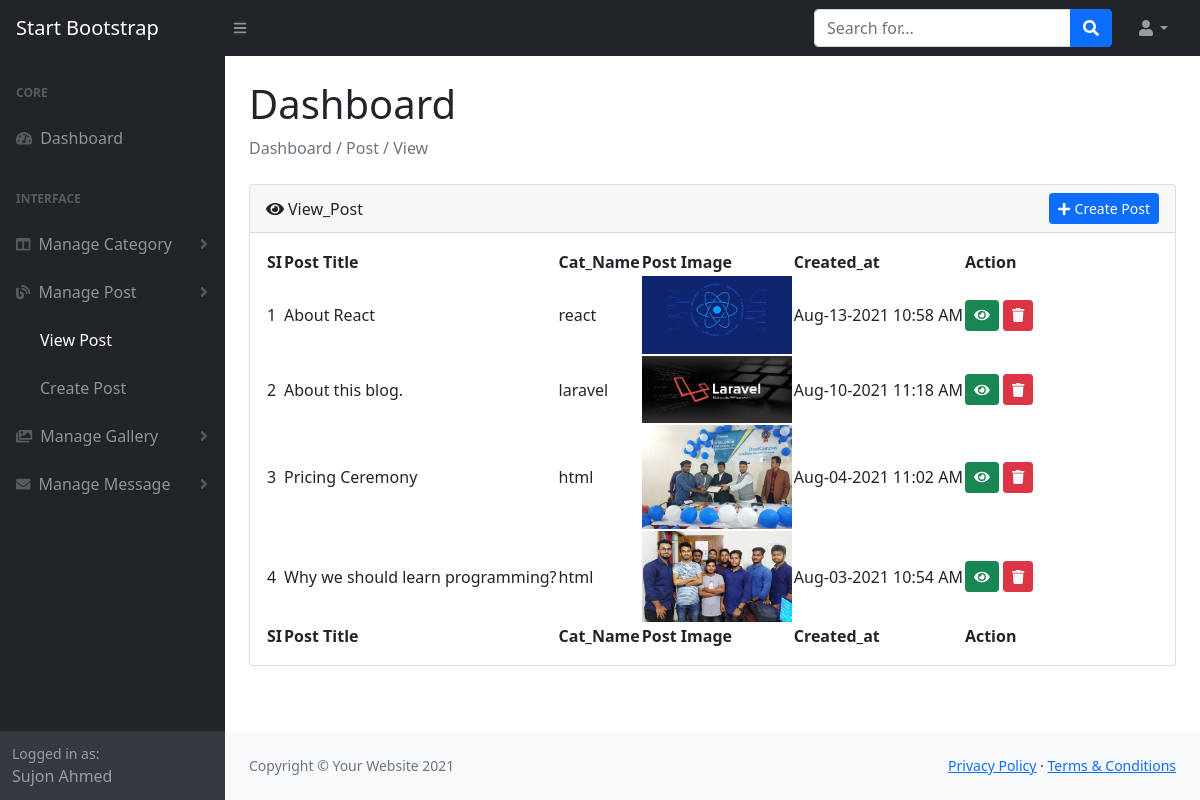
The app's page /blog/admin/view_post.php (signed in) with its own data.
### tables this page shows
CREATE TABLE `post` (
  `post_id` int(11) NOT NULL,
  `author_id` int(10) NOT NULL,
  `category_id` int(10) NOT NULL,
  `post_title` varchar(255) NOT NULL,
  `post_body` longtext NOT NULL,
  `post_thumbnail` varchar(80) NOT NULL,
  `post_created_at` datetime NOT NULL DEFAULT current_timestamp()
);

CREATE TABLE `category` (
  `cat_id` int(11) NOT NULL,
  `cat_name` varchar(30) NOT NULL,
  `cat_icon` varchar(60) NOT NULL,
  `cat_created_at` datetime NOT NULL DEFAULT current_timestamp()
);

### blog/admin/main.php (called while the page is built, shortened)
<?php
    class Main{
        protected $host = 'localhost';
        protected $user = 'root';
        protected $pass = '';
        protected $db = 'blog';
        protected $con;
        public function __construct()
        {
            $this->con = new mysqli($this->host, $this->user, $this->pass, $this->db);
        }
        public function get_post($id){
            $this->sql = "SELECT post.*,category.cat_name,user.user_name,user.user_photo FROM post
            JOIN category ON post.category_id = category.cat_id
            JOIN user ON post.author_id = user.user_id WHERE author_id = '$id' ORDER BY post_id DESC";
            $this->result = $this->con->query($this->sql);
            if($this->result == true){
                return $this->result;
            }else{
                return false;
            }
        }
    }
?>

### blog/admin/view_post.php (the view, shortened to what this page needs)
<?php
    $page = 'post';
    $sub_page = 'view_post';
    include 'header.php';
    $author_id = $_SESSION['id'];
    $post_data = $obj->get_post($author_id);
?>
    <div id="layoutSidenav_content">
        <main>
            <div class="container-fluid px-4">
                <h1 class="mt-4 active">Dashboard</h1>
                <ol class="breadcrumb mb-4">
                    <li class="breadcrumb-item active">Dashboard / Post / View</li>
                </ol>
                <div class="card mb-4">
                    <div class="card-header d-flex justify-content-between align-items-center">
                        <div><i class="fas fa-eye me-1"></i>View_Post</div>
                        <div><a href="add_post.php" class="btn btn-primary btn-sm"><i class="fas fa-plus me-1"></i>Create Post</a></div>
                    </div>
                    <div class="card-body">
                        <table id="datatablesSimple">
                            <thead>
                                <tr>
                                    <th>SI</th>
                                    <th>Post Title</th>
                                    <th>Cat_Name</th>
                                    <th>Post Image</th>
                                    <th>Created_at</th>
                                    <th>Action</th>
                                </tr>
                            </thead>
                            <tfoot>
                                <tr>
                                    <th>SI</th>
                                    <th>Post Title</th>
                                    <th>Cat_Name</th>
                                    <th>Post Image</th>
                                    <th>Created_at</th>
                                    <th>Action</th>
                                </tr>
                            </tfoot>
                            <tbody>
                                <?php
                                    if($post_data->num_rows > 0){
                                        $si = 1;
                                        while($post = $post_data->fetch_object()){
                                            ?>
                                                <tr>
                                                    <td><?php echo $si; ?></td>
                                                    <td><?php echo $post->post_title; ?></td>
                                                    <td><?php echo $post->cat_name; ?></td>
                                                    <td>
                                                        <a href="<?php echo 'uploads/post/'.$post->post_thumbnail; ?>" target="_blank">
                                                        <img class="img-fluid" src="<?php echo 'uploads/posts/'.$post->post_thumbnail; ?>" width="150" height="150" alt="">
                                                        </a>
                                                    </td>
                                                    <td><?php echo date('M-d-Y h:i A',strtotime($post->post_created_at)); ?></td>
                                                    <td>
                                                        <a href="post_details.php?id=<?php echo $post->post_id; ?>" title="Post Details" class="btn btn-success btn-sm"><i class="fas fa-eye text-light"></i></a>
                                                        <a href="post_delete.php?id=<?php echo $post->post_id; ?>" title="Post Delete" onclick="javascript:return confirm('Delete This Post?')" class="btn btn-danger btn-sm"><i class="fas fa-trash text-light"></i></a>
                                                    </td>
                                                </tr>
                                            <?php
                                            $si++;
                                        }
                                    }
                                ?>
                            </tbody>
                        </table>
                    </div>
                </div>
            </div>
        </main>
        <footer class="py-4 bg-light mt-auto">
            <div class="container-fluid px-4">
                <div class="d-flex align-items-center justify-content-between small">
                    <div class="text-muted">Copyright &copy; Your Website 2021</div>
                    <div>
                        <a href="#">Privacy Policy</a>
                        &middot;
                        <a href="#">Terms &amp; Conditions</a>
                    </div>
                </div>
            </div>
        </footer>
    </div>
<?php
    include 'footer.php';
?>

### blog/admin/header.php (shortened to what this page needs)
<?php
    include "main.php";
    $obj = new Main();
?>
<!DOCTYPE html>
<html lang="en">
    <head>
        <link href="https://cdn.jsdelivr.net/npm/simple-datatables@latest/dist/style.css" rel="stylesheet" />
        <link href="css/styles.css" rel="stylesheet" />
        <link rel="stylesheet" href="css/toastr.css">
        <link rel="stylesheet" href="../admin/summernote/summernote-bs4.min.css">
    </head>
    <body class="sb-nav-fixed">
        <nav class="sb-topnav navbar navbar-expand navbar-dark bg-dark">
            <a class="navbar-brand ps-3" href="index.php">Start Bootstrap</a>
            <button class="btn btn-link btn-sm order-1 order-lg-0 me-4 me-lg-0" id="sidebarToggle" href="#!"><i class="fas fa-bars"></i></button>
            <form class="d-none d-md-inline-block form-inline ms-auto me-0 me-md-3 my-2 my-md-0">
                <div class="input-group">
                    <input class="form-control" type="text" placeholder="Search for..." aria-label="Search for..." aria-describedby="btnNavbarSearch" />
                    <button class="btn btn-primary" id="btnNavbarSearch" type="button"><i class="fas fa-search"></i></button>
                </div>
            </form>
            <ul class="navbar-nav ms-auto ms-md-0 me-3 me-lg-4">
                <li class="nav-item dropdown">
                    <a class="nav-link dropdown-toggle" id="navbarDropdown" href="#" role="button" data-bs-toggle="dropdown" aria-expanded="false"><i class="fas fa-user fa-fw"></i></a>
                </li>
            </ul>
        </nav>
        <div id="layoutSidenav">
            <div id="layoutSidenav_nav">
                <nav class="sb-sidenav accordion sb-sidenav-dark" id="sidenavAccordion">
                    <div class="sb-sidenav-menu">
                        <div class="nav">
                            <div class="sb-sidenav-menu-heading">Core</div>
                            <a class="nav-link <?php if($page == 'dashboard'){echo 'active';} ?>" href="index.php">
                                <div class="sb-nav-link-icon"><i class="fas fa-tachometer-alt" ></i></div>
                                Dashboard
                            </a>
                            <div class="sb-sidenav-menu-heading">Interface</div>
                            <a class="nav-link collapsed" href="#" data-bs-toggle="collapse" data-bs-target="#collapseLayouts" aria-expanded="false" aria-controls="collapseLayouts">
                                <div class="sb-nav-link-icon"><i class="fas fa-columns"></i></div>
                                Manage Category
                                <div class="sb-sidenav-collapse-arrow"><i class="fas fa-angle-down"></i></div>
                            </a>
                            <a class="nav-link collapsed" href="#" data-bs-toggle="collapse" data-bs-target="#collapseLayouts2" aria-expanded="false" aria-controls="collapseLayouts2">
                                <div class="sb-nav-link-icon"><i class="fas fa-blog"></i></div>
                                Manage Post
                                <div class="sb-sidenav-collapse-arrow"><i class="fas fa-angle-down"></i></div>
                            </a>
                            <div class="collapse <?php if($page == 'post'){echo 'show';} ?>" id="collapseLayouts2" aria-labelledby="headingOne" data-bs-parent="#sidenavAccordion">
                                <nav class="sb-sidenav-menu-nested nav">
                                    <a class="nav-link <?php if($sub_page == 'view_post'){echo 'active';} ?>" href="view_post.php">View Post</a>
                                    <a class="nav-link <?php if($sub_page == 'add_post'){echo 'active';} ?>" href="add_post.php">Create Post</a>
                                </nav>
                            </div>
                             <a class="nav-link collapsed" href="#" data-bs-toggle="collapse" data-bs-target="#collapseLayouts3" aria-expanded="false" aria-controls="collapseLayouts3">
                                <div class="sb-nav-link-icon"><i class="fas fa-images"></i></div>
                                Manage Gallery
                                <div class="sb-sidenav-collapse-arrow"><i class="fas fa-angle-down"></i></div>
                            </a>
                             <a class="nav-link collapsed" href="#" data-bs-toggle="collapse" data-bs-target="#collapseLayouts4" aria-expanded="false" aria-controls="collapseLayouts4">
                                <div class="sb-nav-link-icon"><i class="fas fa-envelope"></i></div>
                                Manage Message
                                <div class="sb-sidenav-collapse-arrow"><i class="fas fa-angle-down"></i></div>
                            </a>
                        </div>
                    </div>
                    <div class="sb-sidenav-footer">
                        <div class="small">Logged in as:</div>
                        <?php echo $_SESSION['name']; ?>
                    </div>
                </nav>
            </div>

### blog/admin/footer.php (shortened to what this page needs)
        </div>
    </body>
</html>

### records on screen
post: post_title "About React", category.cat_name "react", post_thumbnail (picture), post_created_at "Aug-13-2021 10:58 AM"
post: post_title "About this blog.", category.cat_name "laravel", post_thumbnail (picture), post_created_at "Aug-10-2021 11:18 AM"
post: post_title "Pricing Ceremony", category.cat_name "html", post_thumbnail (picture), post_created_at "Aug-04-2021 11:02 AM"
post: post_title "Why we should learn programming?", category.cat_name "html", post_thumbnail (picture), post_created_at "Aug-03-2021 10:54 AM"

### other values on screen
$_SESSION['name'] "Sujon Ahmed"
